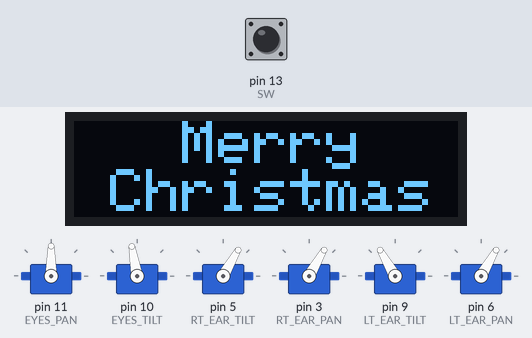
Simulated run of this sketch. Board: Arduino Uno, built with avr-gcc and run on an emulated ATmega328P. On the bench: 128×32 one-colour display, 6 × servo. The inputs (shaded band) are chosen by the test bench; at power-on: pin 13 (SW) HIGH. The display library's start-up logo is not drawn.

Above: at 3.2 s.
3.3 s: pin 13 (SW) pulled LOW for 3.2 s
At 6.65 s:
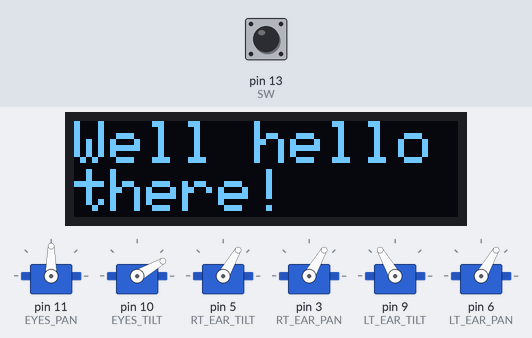
7.1 s: pin 13 (SW) pulled LOW for 3.2 s
At 10.17 s:
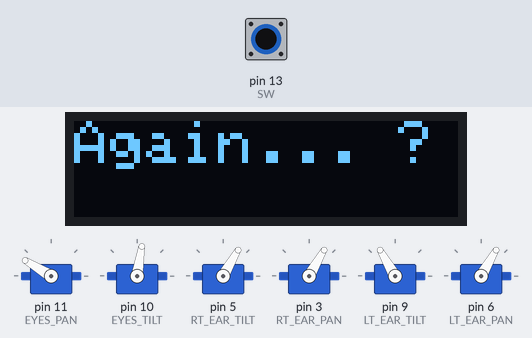
13.1 s: pin 13 (SW) pulled LOW for 0.15 s
At 13.7 s:
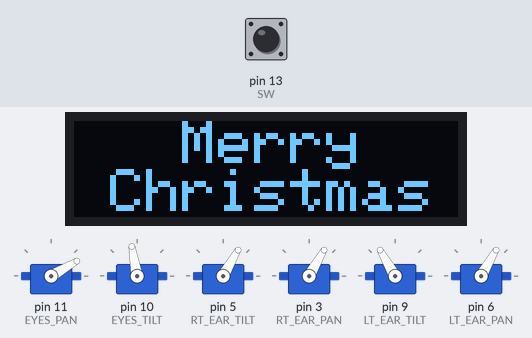
16.2 s: pin 13 (SW) pulled LOW for 1 s
At 16.91 s:
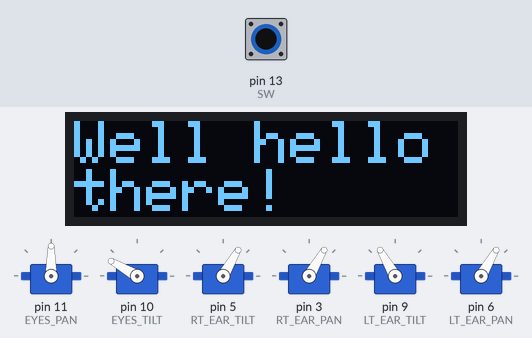
Timing chart, 0 to 18.8 s (numbered marks = the images above; inputs shaded):
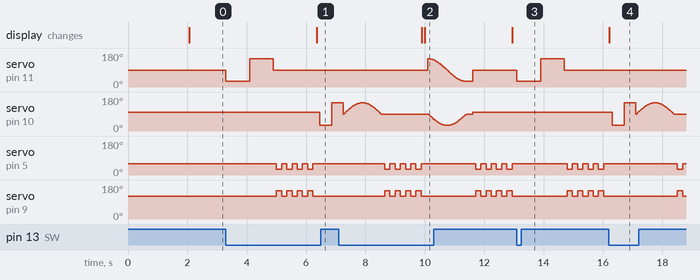

Measured:
- after the input at 3.3 s, servo on pin 11 (EYES_PAN): 90° → 30° at once, → 150° 0.80 s later, → 90° 0.80 s later; servo on pin 10 (EYES_TILT): 100° → 30° after 3.2 s, → 150° 0.40 s later
- after the input at 7.1 s, the display: first differs from a run without the input after 2.9 s (image 2)
- after the input at 13.1 s, servo on pin 11 (EYES_PAN): 90° → 30° at once, → 150° 0.80 s later, → 90° 0.80 s later; servo on pin 5 (RT_EAR_TILT): alternates 60° for 0.18 s and 30° for 0.18 s, starting after 1.7 s; servo on pin 9 (LT_EAR_TILT): alternates 150° for 0.18 s and 120° for 0.18 s, starting after 1.7 s

The sketch:

Rudolph_the_robot_reindeer_with_comments.ino
```cpp
// these "include" lines import other software functions for driving the motors and display
#include <Servo.h>
#include <SPI.h>
#include <Wire.h>
#include <Adafruit_GFX.h>
#include <Adafruit_SSD1306.h>


// these "define" lines are used to make the code more readable and give meaning to the numbers
#define SCREEN_WIDTH 128 // OLED display width, in pixels
#define SCREEN_HEIGHT 32 // OLED display height, in pixels
#define OLED_RESET     4 // Reset pin # (or -1 if sharing Arduino reset pin)
#define SCREEN_ADDRESS 0x3C ///< See datasheet for Address; 0x3D for 128x64, 0x3C for 128x32

// Pulse Width Modulation (PWM) is how the Arduino tells the motors where to position
// The Arduino board used in this project can do PWM on the following pins: 3, 5, 6, 9, 10, and 11

#define EYES_PAN  11  // Use pin 11 for the left/right eye movement
#define EYES_TILT 10  // Use pin 10 for the up/down eye movement

#define RT_EAR_TILT 5  // pin 5 does right ear forward/backward
#define RT_EAR_PAN  3  // pin 3 does right ear left/right
#define LT_EAR_TILT 9  // pin 9 does left  ear forward/backward
#define LT_EAR_PAN  6  // pin 6 does left  ear left/right

#define SW 13          // pin 13 is used to detect when the nose button is pressed

#define LETH 120       // left  ear tilt home position
#define RETH 60        // right ear tilt home position
#define LEPH 120       // left  ear pan home position
#define REPH 60        // right ear pan home position

// this function initializes the display
Adafruit_SSD1306 display(SCREEN_WIDTH, SCREEN_HEIGHT, &Wire, OLED_RESET);

// this unsigned char array tells the display how to draw a star pattern
static const unsigned char PROGMEM logo_bmp[] =
{
  0b00000000, 0b11000000,
  0b00000001, 0b11000000,
  0b00000001, 0b11000000,
  0b00000011, 0b11100000,
  0b11110011, 0b11100000,
  0b11111110, 0b11111000,
  0b01111110, 0b11111111,
  0b00110011, 0b10011111,
  0b00011111, 0b11111100,
  0b00001101, 0b01110000,
  0b00011011, 0b10100000,
  0b00111111, 0b11100000,
  0b00111111, 0b11110000,
  0b01111100, 0b11110000,
  0b01110000, 0b01110000,
  0b00000000, 0b00110000
  };

// the following lines create software objects that are used to set the motor positions later in the code.
Servo eyes_pan;
Servo eyes_tilt;
Servo rt_ear_tilt;
Servo rt_ear_pan;
Servo lt_ear_tilt;
Servo lt_ear_pan;

// this function makes the eyes move left and right
void pan_eyes()
{
  delay(200); // stop and wait 200 milliseconds (.2 seconds) You have to allow the motor a bit of time to move
  eyes_pan.write(60);  // move the eyes left
  delay(200); // stop and wait 200 milliseconds (.2 seconds) You have to allow the motor a bit of time to move
  eyes_pan.write(120); // move the eyes right
  delay(200); // stop and wait 200 milliseconds (.2 seconds) You have to allow the motor a bit of time to move
  eyes_pan.write(90);  // move the eyes back to center
}

// does the same thing as above, but moves the eyes up and down instead
void tilt_eyes()
{
  delay(200);
  eyes_tilt.write(60);
  delay(200);
  eyes_tilt.write(120);
  delay(200);
  eyes_tilt.write(90);
}

// The display will show one of five different messages.
// The following functions draw the text on the display

void textTwo()
{
  display.clearDisplay();
  display.setTextSize(2); // Draw 2X-scale text
  display.setTextColor(SSD1306_WHITE);
  display.setCursor(0, 0);
  display.println(F("   from    "));
  display.setCursor(0, 16);
  display.println(F("  Veraxx   "));
  display.display();      // Show initial text
  delay(100);
}

void textOne()
{
  display.clearDisplay();
  display.setTextSize(2); // Draw 2X-scale text
  display.setTextColor(SSD1306_WHITE);
  display.setCursor(0, 0);
  display.println(F("   Merry   "));
  display.setCursor(0, 16);
  display.println(F(" Christmas "));
  display.display();      // Show initial text
  delay(100);
}
void textThree()
{
  display.clearDisplay();
  display.setTextSize(4); // Draw 2X-scale text
  display.setTextColor(SSD1306_WHITE);
  display.setCursor(0, 0);
  display.println(F("NSDQ!"));
  display.display();      // Show initial text
  delay(100);
  //display.startscrollleft(0x00, 0x0F);
}
void textFour()
{
  display.clearDisplay();
  display.setTextSize(2); // Draw 2X-scale text
  display.setTextColor(SSD1306_WHITE);
  display.setCursor(0, 0);
  display.println(F("Again... ?"));
  display.display();      // Show initial text
  delay(100);
}
void textFive()
{
  display.clearDisplay();
  display.setTextSize(2); // Draw 2X-scale text
  display.setTextColor(SSD1306_WHITE);
  display.setCursor(0, 0);
  display.println(F("Well hello"));
  display.setCursor(0, 16);
  display.println(F("there!"));
  display.display();      // Show initial text
  delay(100);
}


// This function runs when the reindeer isn't doing anything else.
void testscrolltext(void) {
  display.clearDisplay();

  display.setTextSize(2); // Draw 2X-scale text
  display.setTextColor(SSD1306_WHITE);
  display.setCursor(0, 0);
  display.println(F("Merry Xmas"));
  //display.display();      // Show initial text
  display.setCursor(0, 16);
  display.println(F("from Veraxx"));
  display.display();      // Show initial text
  delay(100);
}


/***   EYE MOVEMENT   ***/
// These functions basically do what they say.
void eyes_right()
{
  eyes_pan.write(30);
}
void eyes_left()
{
  eyes_pan.write(150);
}
void eyes_pan_home()
{
  eyes_pan.write(90);
}

void eyes_home()
{
  eyes_pan.write(90);
  eyes_tilt.write(100);
}
void eyes_up()
{
  eyes_tilt.write(30);
}
void eyes_down()
{
  eyes_tilt.write(150);
}
void eyes_tilt_home()
{
  eyes_tilt.write(90);
}


// this function uses some math to make the eyes move in a circular motion to "roll the eyes"
void roll_eyes()
{
  float theta = 0.0;
  float dtheta = 0.05;
  int dly = 20;
  float pan_range = 60.0;
  float tilt_range = 60.0;

  while(theta <= 3.15)
  {
    float pan_angle = 90.0 + (pan_range * (cos(theta)));
    eyes_pan.write((int)pan_angle);
    float tilt_angle = 90.0 - (tilt_range * (sin(theta)));
    eyes_tilt.write((int)tilt_angle);
    delay(dly);
    theta += dtheta;
  }
}

// This function makes the eyes pan up slowly
void eyes_up_slow()
{
  float theta = 0.0;
  float dtheta = 0.05;
  int dly = 20;
  float tilt_range = 60.0;

  while(theta <= 3.15)
  {
    float tilt_angle = 90.0 + (tilt_range * (sin(theta)));
    eyes_tilt.write((int)tilt_angle);
    delay(dly);
    theta += dtheta;
  }
}


/*** EAR MOVEMENT ***/

void ears_right()
{
  rt_ear_pan.write(100);
  lt_ear_pan.write(100);
}
void ears_left()
{
  rt_ear_pan.write(80);
  lt_ear_pan.write(80);
}
void ears_pan_home()
{
  rt_ear_pan.write(90);
  lt_ear_pan.write(90);
}

void ears_down()
{
  rt_ear_tilt.write(30);
  lt_ear_tilt.write(150);

}

void ears_up()
{
  rt_ear_tilt.write(RETH);
  lt_ear_tilt.write(LETH);
}


void ears_home()
{
  rt_ear_tilt.write(RETH);
  rt_ear_pan.write(REPH);
  lt_ear_tilt.write(LETH);
  lt_ear_pan.write(REPH);

}


/***** HERE IS WHERE THE PROGRAM ACTUALLY STARTS ********/


// The setup() function runs one time, when you first turn it on
void setup() {

  Serial.begin(9600);

  // this just checks that the display is detected
  if(!display.begin(SSD1306_SWITCHCAPVCC, SCREEN_ADDRESS)) {
    Serial.println(F("SSD1306 allocation failed"));
    for(;;); // Don't proceed, loop forever
  }
  // Show initial display buffer contents on the screen --
  // the library initializes this with an Adafruit splash screen.
  display.display();
  delay(2000); // Pause for 2 seconds
  // Clear the buffer
  display.clearDisplay();

  // This is part of the setup to make the motors move later
  eyes_pan.attach(EYES_PAN);
  eyes_tilt.attach(EYES_TILT);
  rt_ear_tilt.attach(RT_EAR_TILT);
  rt_ear_pan.attach(RT_EAR_PAN);
  lt_ear_tilt.attach(LT_EAR_TILT);
  lt_ear_pan.attach(LT_EAR_PAN);

  // tell the motors to center the eyes and ears
  ears_home();
  eyes_home();

  // Remeber that "SW" actually means pin 13. Pin 13 is wired to the nose button.
  // The pinMode function tells the Arduino we will be using pin 13 for input.
  pinMode(SW, INPUT_PULLUP);
}


// create some variables to save which message and animation is being used
unsigned long textMsg = 0;
unsigned int animation = 0;


// This is the MAIN function that runs over and over as long as the device is powered
void loop() {

  // first, we see if the button has been pressed.
  // a bool variable can only be true or false (1 or 0)
  bool button_press = !digitalRead(SW);


  // these lines cycle the display through the "Merry Christmas" message
  // This happens when the button has not been pressed
  if(textMsg == 0)
    textOne();
  else if (textMsg == 250000)
    textTwo();
  else if (textMsg == 500000)
    textThree();
  textMsg++;
  if(textMsg > 750000 )
  {
    textMsg = 0;
  }

  // If the button was pressed, then the following lines will run
  // the animation variable is used to figure out which animation to do
  // It cycles through the three animations (and display messages) in order.
  // After it gets to the third one, it resets animation to zero and starts over.
  if(button_press)
  {
    if(animation == 0)
    {
      eyes_right();
      delay(800);
      eyes_left();
      delay(800);
      eyes_pan_home();
      delay(100);
      textMsg = 0;
    }
    else if(animation == 1)
    {
      textFive();
      eyes_up();
      delay(400);
      eyes_down();
      delay(400);
      eyes_up_slow();
      delay(100);
      textMsg = 0;
    }
    else if(animation == 2)
    {
      textFour();
      roll_eyes();
      delay(200);
      eyes_home();
      delay(100);
      textMsg = 0;
    }

    animation++;

    if(animation > 2)
      animation = 0;

    int emintvl = 175;  // ear movement interval
    ears_down();
    delay(emintvl);
    ears_up();
    delay(emintvl);
    ears_down();
    delay(emintvl);
    ears_up();
    delay(emintvl);
    ears_down();
    delay(emintvl);
    ears_up();
    delay(emintvl);
    ears_down();
    delay(emintvl);
    ears_up();
  }

}
```
